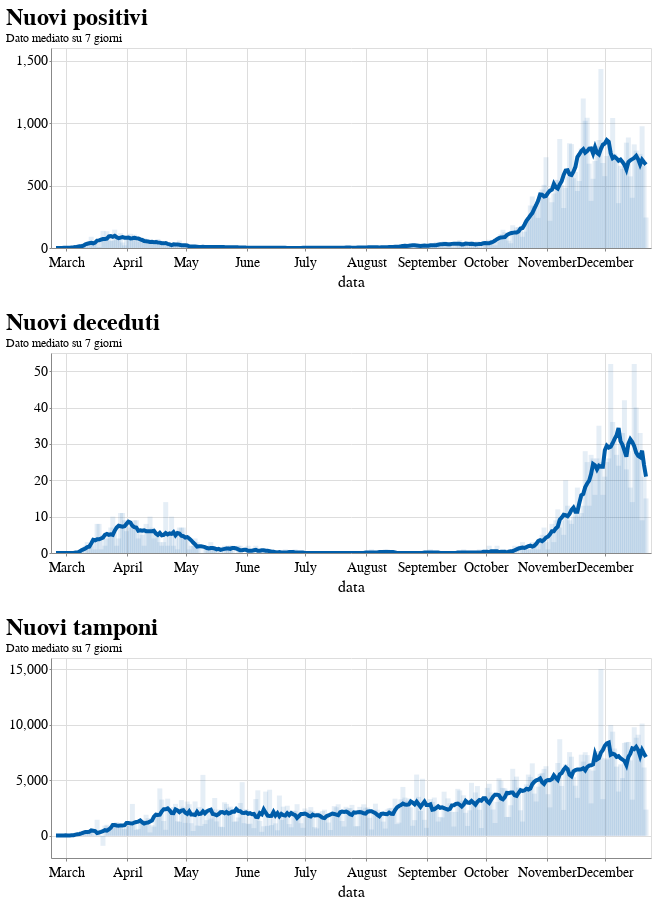

The code cell stored with this chart in its notebook:
### Code cell
c1 = rolling_avg('nuovi_positivi', title="Nuovi positivi") 
c2 = rolling_avg('nuovi_deceduti', title="Nuovi deceduti")
c3 = rolling_avg('nuovi_tamponi', title="Nuovi tamponi")
alt.vconcat(c1, c2, c3)

### Figure 1 — Vega-Lite specification as saved in the notebook (floating-point values rounded to 4 significant figures; data arrays with more than 128 entries replaced by an {"elided": "..."} marker saying what was removed)
{"config": {"view": {"width": 600, "height": 400}, "background": "#ffffff", "title": {"anchor": "start", "font": "Source Sans Pro, Arial, sans", "fontColor": "#000000", "fontSize": 24, "fontWeight": "bold"}, "arc": {"fill": "#005DA9"}, "area": {"fill": "#005DA9"}, "line": {"stroke": "#005DA9", "strokeWidth": 4}, "path": {"stroke": "#005DA9"}, "rect": {"fill": "#005DA9"}, "shape": {"stroke": "#005DA9"}, "bar": {"fill": "#005DA9"}, "point": {"stroke": "#005DA9"}, "symbol": {"fill": "#005DA9", "size": 60}, "axis": {"titleFont": "Source Sans Pro, sans", "titleFontSize": 16, "titleFontWeight": "normal", "labelFont": "Source Sans Pro, sans", "labelFontSize": 14, "labelFontWeight": "normal"}, "axisX": {"labelAngle": 0, "labelPadding": 4, "tickSize": 3}, "axisY": {"labelBaseline": "middle", "maxExtent": 45, "minExtent": 45, "tickSize": 2, "titleAlign": "left", "titleAngle": 0, "titleX": -45, "titleY": -11}, "headerFacet": {"titleFontSize": 16, "labelFontSize": 14}, "headerRow": {"titleFontSize": 16, "labelFontSize": 14}, "headerColumn": {"titleFontSize": 16, "labelFontSize": 14}, "legend": {"titleFont": "Source Sans Pro, sans", "titleFontSize": 16, "titleFontWeight": "normal", "symbolType": "circle", "labelFont": "Source Sans Pro, sans", "labelFontSize": 15}, "range": {"category": ["#AB377A", "#AEC067", "#9BC3B7", "#928285", "#F07F3C", "#FFE054", "#E30034", "#005DA9", "#644F54", "#5EA290", "#769F3B", "#812161", "#E36319", "#F5C631"]}}, "vconcat": [{"layer": [{"mark": "line", "encoding": {"tooltip": [{"type": "temporal", "field": "data"}, {"type": "quantitative", "field": "nuovi_positivi"}, {"type": "quantitative", "field": "nuovi_deceduti"}, {"type": "quantitative", "field": "incremento"}], "x": {"type": "temporal", "field": "data"}, "y": {"type": "quantitative", "field": "averaged", "title": ""}}, "height": 200, "selection": {"selector001": {"type": "interval", "bind": "scales"}}, "transform": [{"window": [{"op": "mean", "field": "nuovi_positivi", "as": "averaged"}], "frame": [-4, 3]}], "width": 600}, {"mark": {"type": "bar", "opacity": 0.1}, "encoding": {"tooltip": [{"type": "temporal", "field": "data"}, {"type": "quantitative", "field": "nuovi_positivi"}, {"type": "quantitative", "field": "nuovi_deceduti"}, {"type": "quantitative", "field": "incremento"}], "x": {"type": "temporal", "field": "data"}, "y": {"type": "quantitative", "field": "nuovi_positivi", "title": ""}}, "height": 200, "transform": [{"window": [{"op": "mean", "field": "nuovi_positivi", "as": "averaged"}], "frame": [-4, 3]}], "width": 600}], "title": {"text": ["Nuovi positivi"], "subtitle": ["Dato mediato su 7 giorni"]}}, {"layer": [{"mark": "line", "encoding": {"tooltip": [{"type": "temporal", "field": "data"}, {"type": "quantitative", "field": "nuovi_positivi"}, {"type": "quantitative", "field": "nuovi_deceduti"}, {"type": "quantitative", "field": "incremento"}], "x": {"type": "temporal", "field": "data"}, "y": {"type": "quantitative", "field": "averaged", "title": ""}}, "height": 200, "selection": {"selector001": {"type": "interval", "bind": "scales"}}, "transform": [{"window": [{"op": "mean", "field": "nuovi_deceduti", "as": "averaged"}], "frame": [-4, 3]}], "width": 600}, {"mark": {"type": "bar", "opacity": 0.1}, "encoding": {"tooltip": [{"type": "temporal", "field": "data"}, {"type": "quantitative", "field": "nuovi_positivi"}, {"type": "quantitative", "field": "nuovi_deceduti"}, {"type": "quantitative", "field": "incremento"}], "x": {"type": "temporal", "field": "data"}, "y": {"type": "quantitative", "field": "nuovi_deceduti", "title": ""}}, "height": 200, "transform": [{"window": [{"op": "mean", "field": "nuovi_deceduti", "as": "averaged"}], "frame": [-4, 3]}], "width": 600}], "title": {"text": ["Nuovi deceduti"], "subtitle": ["Dato mediato su 7 giorni"]}}, {"layer": [{"mark": "line", "encoding": {"tooltip": [{"type": "temporal", "field": "data"}, {"type": "quantitative", "field": "nuovi_positivi"}, {"type": "quantitative", "field": "nuovi_deceduti"}, {"type": "quantitative", "field": "incremento"}], "x": {"type": "temporal", "field": "data"}, "y": {"type": "quantitative", "field": "averaged", "title": ""}}, "height": 200, "selection": {"selector001": {"type": "interval", "bind": "scales"}}, "transform": [{"window": [{"op": "mean", "field": "nuovi_tamponi", "as": "averaged"}], "frame": [-4, 3]}], "width": 600}, {"mark": {"type": "bar", "opacity": 0.1}, "encoding": {"tooltip": [{"type": "temporal", "field": "data"}, {"type": "quantitative", "field": "nuovi_positivi"}, {"type": "quantitative", "field": "nuovi_deceduti"}, {"type": "quantitative", "field": "incremento"}], "x": {"type": "temporal", "field": "data"}, "y": {"type": "quantitative", "field": "nuovi_tamponi", "title": ""}}, "height": 200, "transform": [{"window": [{"op": "mean", "field": "nuovi_tamponi", "as": "averaged"}], "frame": [-4, 3]}], "width": 600}], "title": {"text": ["Nuovi tamponi"], "subtitle": ["Dato mediato su 7 giorni"]}}], "data": {"name": "data-fbe11ac8fe82101ea9265e51b1fc96bb"}, "$schema": "https://vega.github.io/schema/vega-lite/v4.8.1.json", "datasets": {"data-fbe11ac8fe82101ea9265e51b1fc96bb": {"elided": "302 records"}}}
